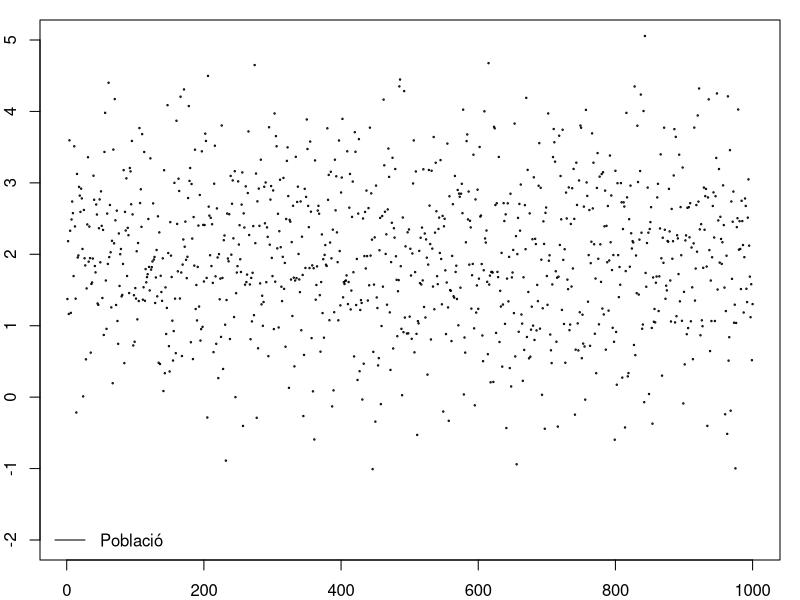
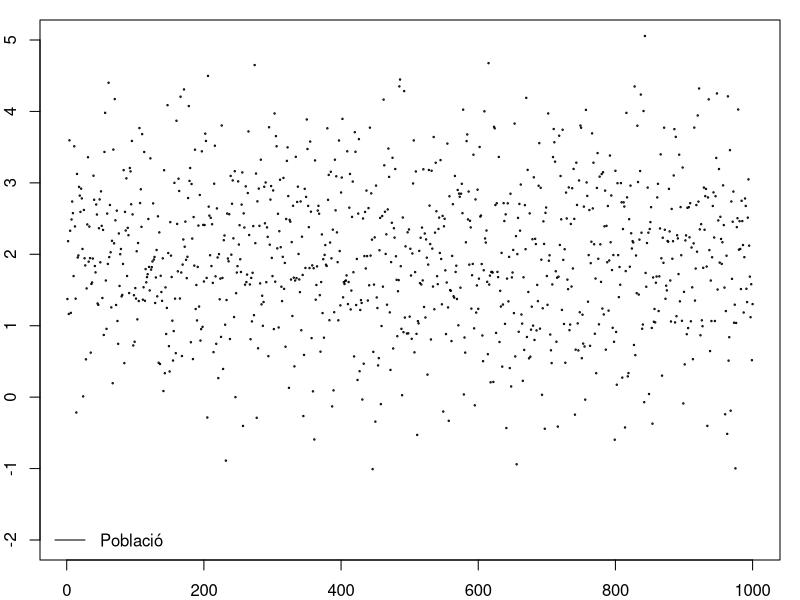
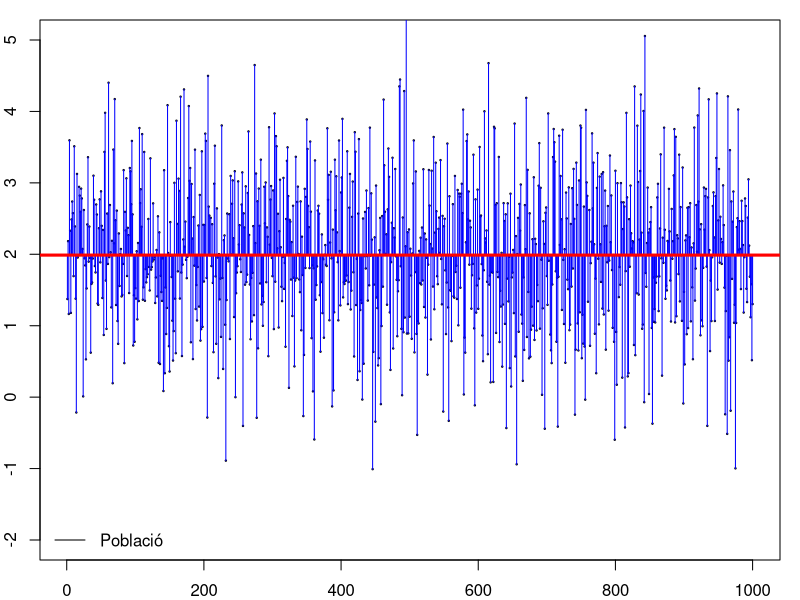
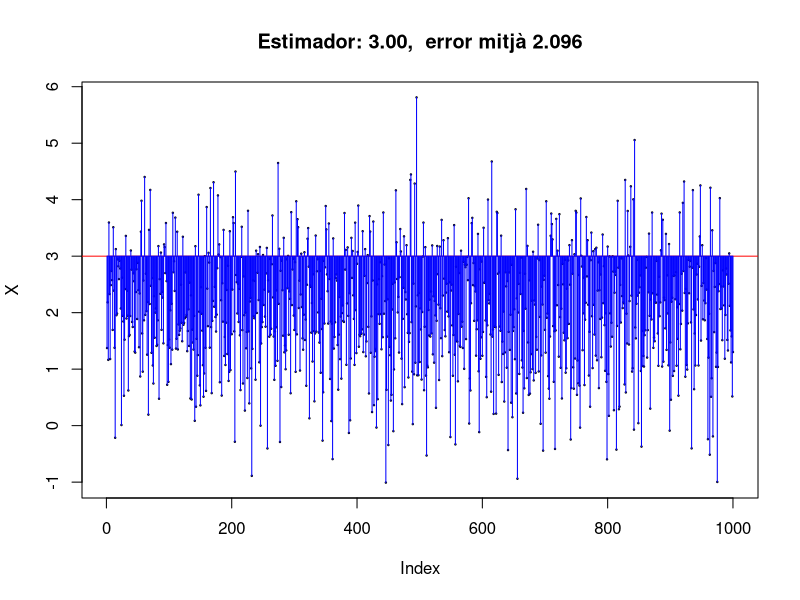

Source code (R) for these figures, in order:
## ---- chunk 1
set.seed(1)
n = 1000
X = rnorm(n, mean=2)

p <- par(mar=c(2,2,1,1))
plot(X, cex=0.2, ylim=c(-2, 5), xlab = '')
legend('bottomleft', legend = c('Població'), col='black', lty =1, bty = 'n')
par(p)
## ---- chunk 2
set.seed(1)
n = 1000
X = rnorm(n, mean=2)

p <- par(mar=c(2,2,1,1))
plot(X, cex=0.2, ylim=c(-2, 5), xlab = '')
legend('bottomleft', legend = c('Població'), col='black', lty =1, bty = 'n')
par(p)
## ---- chunk 3
M = mean(X)
p <- par(mar=c(2,2,1,1))
plot(X, cex=0.2, ylim=c(-2, 5), xlab = '')
legend('bottomleft', legend = c('Població'), col='black', lty =1, bty = 'n')
segments(x0 = 1:n, x1 = 1:n, y0 = M, y = X, col='blue')
abline(h=M, col='red', lwd=3)
par(p)
## ---- chunk 4
M = 3
MSError = sum((X-M)^2) / (n-1)
plot(X, cex=0.2, main=sprintf('Estimador: %.2f,  error mitjà %.3f', M, MSError))
abline(h=M, col='red')
segments(x0 = 1:n, x1 = 1:n, y0 = M, y = X, col='blue')
